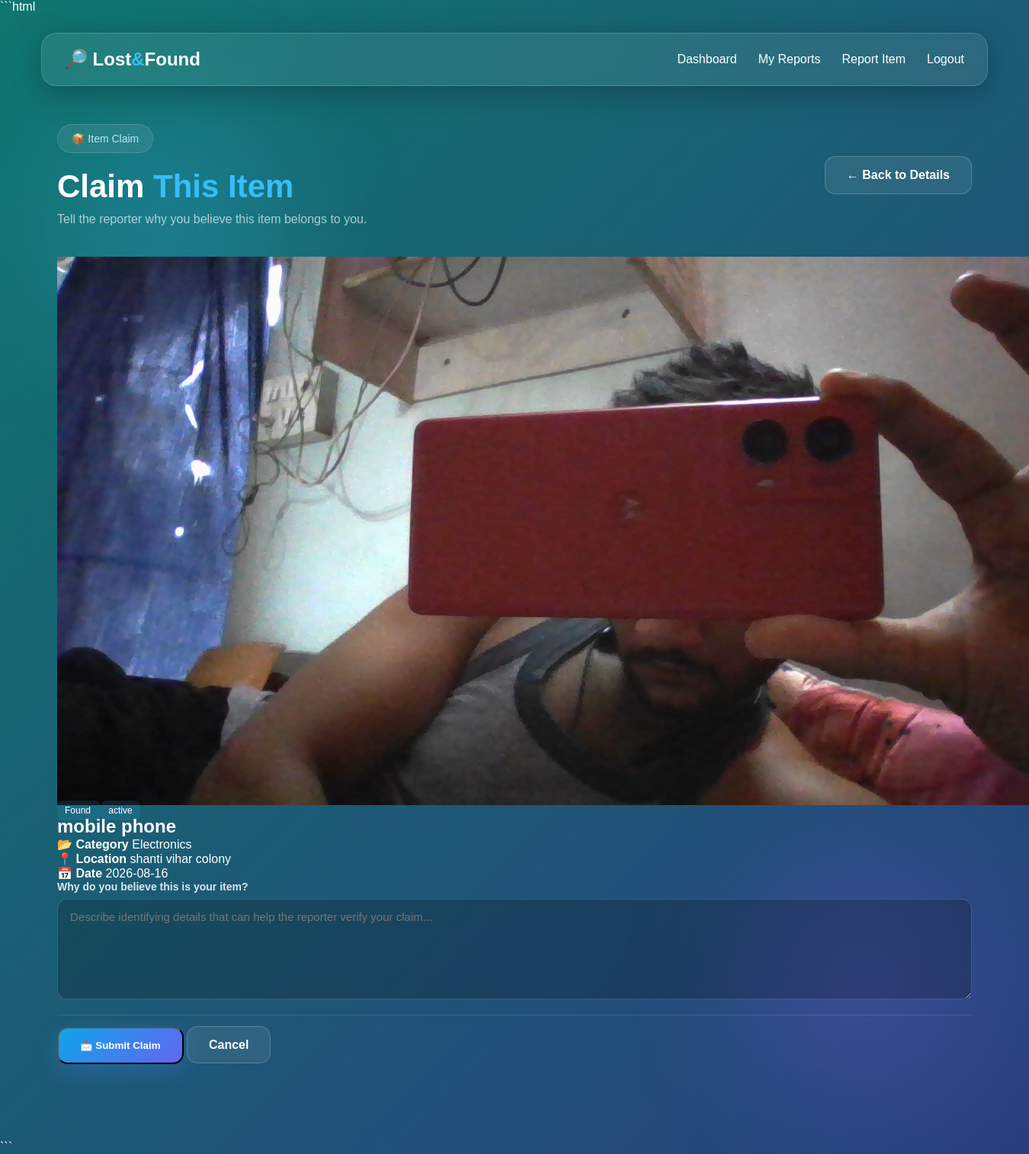
Screenshot of /claim/11 (signed in) with the database file from the repository.
### tables this page shows
CREATE TABLE items (

            id INTEGER PRIMARY KEY AUTOINCREMENT,

            user_id INTEGER NOT NULL,

            item_type TEXT NOT NULL,

            item_name TEXT NOT NULL,

            category TEXT NOT NULL,

            description TEXT,

            location TEXT NOT NULL,

            item_date TEXT NOT NULL,

            image TEXT,

            status TEXT DEFAULT 'active',

            created_at TIMESTAMP
            DEFAULT CURRENT_TIMESTAMP, contact_info TEXT,

            FOREIGN KEY (user_id)
            REFERENCES users(id)
        );

### app.py (the view, shortened to what this page needs)
@app.route(
    "/claim/<int:item_id>",
    methods=["GET", "POST"]
)
def claim_item(item_id):
    if "user_id" not in session:
        return redirect(
            url_for("login")
        )
    connection = get_db_connection()
    item = connection.execute(
        """
        SELECT
            items.*,
            users.name AS reporter_name
        FROM items

        JOIN users
            ON items.user_id = users.id

        WHERE items.id = ?
        """,
        (item_id,)
    ).fetchone()
    if not item:
        connection.close()
        return "Item not found!"
    if item["user_id"] == session["user_id"]:
        connection.close()
        return "You cannot claim your own report!"
    if item["item_type"] != "Found":
        connection.close()
        return "Only found items can be claimed!"
    if item["status"] == "recovered":
        connection.close()
        return "This item has already been recovered!"
    connection.close()
    return render_template(
        "claim.html",
        item=item
    )

### database.py (called while the page is built)
def get_db_connection():
    connection = sqlite3.connect("lost_found.db")
    connection.row_factory = sqlite3.Row
    return connection

### templates/claim.html (shortened to what this page needs)
<!DOCTYPE html>
<html lang="en">
<head>
    <link rel="stylesheet" href="{{ url_for('static', filename='css/style.css') }}">
</head>
<body>
    <div class="glow glow-one"></div>
    <div class="glow glow-two"></div>
    <nav class="navbar">
        <div class="logo">
            🔎 Lost<span>&</span>Found
        </div>
        <div class="nav-links">
            <a href="/dashboard">
                Dashboard
            </a>
            <a href="/my-reports">
                My Reports
            </a>
            <a href="/report">
                Report Item
            </a>
            <a href="/logout">
                Logout
            </a>
        </div>
    </nav>
    <main class="dashboard">
        <div class="dashboard-header">
            <div>
                <div class="badge">
                    📦 Item Claim
                </div>
                <h1>
                    Claim <span>This Item</span>
                </h1>
                <p>
                    Tell the reporter why you believe this item belongs to you.
                </p>
            </div>
            <a href="{{ url_for('report_details', item_id=item['id']) }}" class="secondary-btn">
                ← Back to Details
            </a>
        </div>
        <div class="details-card">
            {% if item["image"] %}
            <div class="details-image">
                <img src="{{ url_for('static', filename='uploads/' + item['image']) }}" alt="{{ item['item_name'] }}">
            </div>
            {% endif %}
            <div class="details-content">
                <div class="details-status">
                    <span class="item-type">
                        {{ item["item_type"] }}
                    </span>
                    <span class="item-status">
                        {{ item["status"] }}
                    </span>
                </div>
                <h2>
                    {{ item["item_name"] }}
                </h2>
                <div class="details-info">
                    <div>
                        <strong>
                            📂 Category
                        </strong>
                        <span>
                            {{ item["category"] }}
                        </span>
                    </div>
                    <div>
                        <strong>
                            📍 Location
                        </strong>
                        <span>
                            {{ item["location"] }}
                        </span>
                    </div>
                    <div>
                        <strong>
                            📅 Date
                        </strong>
                        <span>
                            {{ item["item_date"] }}
                        </span>
                    </div>
                </div>
                <form action="{{ url_for('claim_item', item_id=item['id']) }}" method="POST" class="claim-form">
                    <div class="form-group">
                        <label for="message">
                            Why do you believe this is your item?
                        </label>
                        <textarea id="message" name="message" rows="6" required
                            placeholder="Describe identifying details that can help the reporter verify your claim..."></textarea>
                    </div>
                    <div class="report-actions">
                        <button type="submit" class="primary-btn">
                            📩 Submit Claim
                        </button>
                        <a href="{{ url_for('report_details', item_id=item['id']) }}" class="secondary-btn">
                            Cancel
                        </a>
                    </div>
                </form>
            </div>
        </div>
    </main>
</body>
</html>

### static/css/style.css (style rules this page uses)
* { margin: 0; padding: 0; box-sizing: border-box; }
body { min-height: 100vh; font-family: Arial, sans-serif; color: white; background: linear-gradient(-45deg, #0f172a, #172554, #312e81, #0f766e); background-size: 400% 400%; animation: gradientMove 12s ease infinite; overflow-x: hidden; }
.glow { position: fixed; width: 300px; height: 300px; border-radius: 50%; filter: blur(90px); opacity: 0.25; pointer-events: none; z-index: 0; }
.glow-one { background: #38bdf8; top: 10%; left: 5%; animation: floatOne 8s infinite ease-in-out; }
.glow-two { background: #8b5cf6; right: 5%; bottom: 5%; animation: floatTwo 10s infinite ease-in-out; }
.navbar { width: 92%; height: 70px; margin: 25px auto; padding: 0 30px; display: flex; align-items: center; justify-content: space-between; position: relative; z-index: 5; background: rgba(255, 255, 255, 0.08); backdrop-filter: blur(15px); -webkit-backdrop-filter: blur(15px); border: 1px solid rgba(255, 255, 255, 0.15); border-radius: 20px; box-shadow: 0 10px 40px rgba(0, 0, 0, 0.25); }
.logo { font-size: 24px; font-weight: bold; }
.logo span { color: #38bdf8; }
.nav-links { display: flex; align-items: center; gap: 28px; }
.nav-links a { color: white; text-decoration: none; transition: 0.3s; }
.badge { display: inline-block; padding: 10px 18px; border-radius: 50px; background: rgba(255, 255, 255, 0.08); border: 1px solid rgba(255, 255, 255, 0.15); color: #bae6fd; font-size: 14px; }
.primary-btn, .secondary-btn { padding: 15px 28px; border-radius: 14px; text-decoration: none; font-weight: bold; transition: 0.3s; }
.primary-btn { color: white; background: linear-gradient(135deg, #0ea5e9, #6366f1); box-shadow: 0 10px 30px rgba(59, 130, 246, 0.3); }
.secondary-btn { color: white; background: rgba(255, 255, 255, 0.08); border: 1px solid rgba(255, 255, 255, 0.2); }
.form-group { display: flex; flex-direction: column; gap: 8px; }
.form-group label { font-size: 14px; font-weight: bold; color: rgba(255, 255, 255, 0.85); }
.form-group input, .form-group select, .form-group textarea { width: 100%; padding: 14px 16px; border-radius: 13px; border: 1px solid rgba(255, 255, 255, 0.15); outline: none; background: rgba(0, 0, 0, 0.2); color: white; font-family: Arial, sans-serif; font-size: 15px; transition: 0.3s; }
.form-group textarea { resize: vertical; min-height: 120px; }
.dashboard { width: 90%; max-width: 1200px; margin: 50px auto 100px; position: relative; z-index: 2; }
.dashboard-header { display: flex; align-items: center; justify-content: space-between; gap: 25px; margin-bottom: 40px; }
.dashboard-header h1 { font-size: 42px; margin: 20px 0 10px; }
.dashboard-header h1 span { color: #38bdf8; }
.dashboard-header p { color: rgba(255, 255, 255, 0.65); }
.item-type, .item-status { padding: 6px 10px; border-radius: 8px; font-size: 12px; background: rgba(56, 189, 248, 0.12); }
.report-actions { margin-top: 20px; }
.report-actions { margin-top: 20px; padding-top: 15px; border-top: 1px solid rgba(255, 255, 255, 0.12); }

### rows the page displays
items: image (picture), item_type "Found", status "active", item_name "mobile phone", category "Electronics", location "shanti vihar colony", item_date "2026-08-16"
